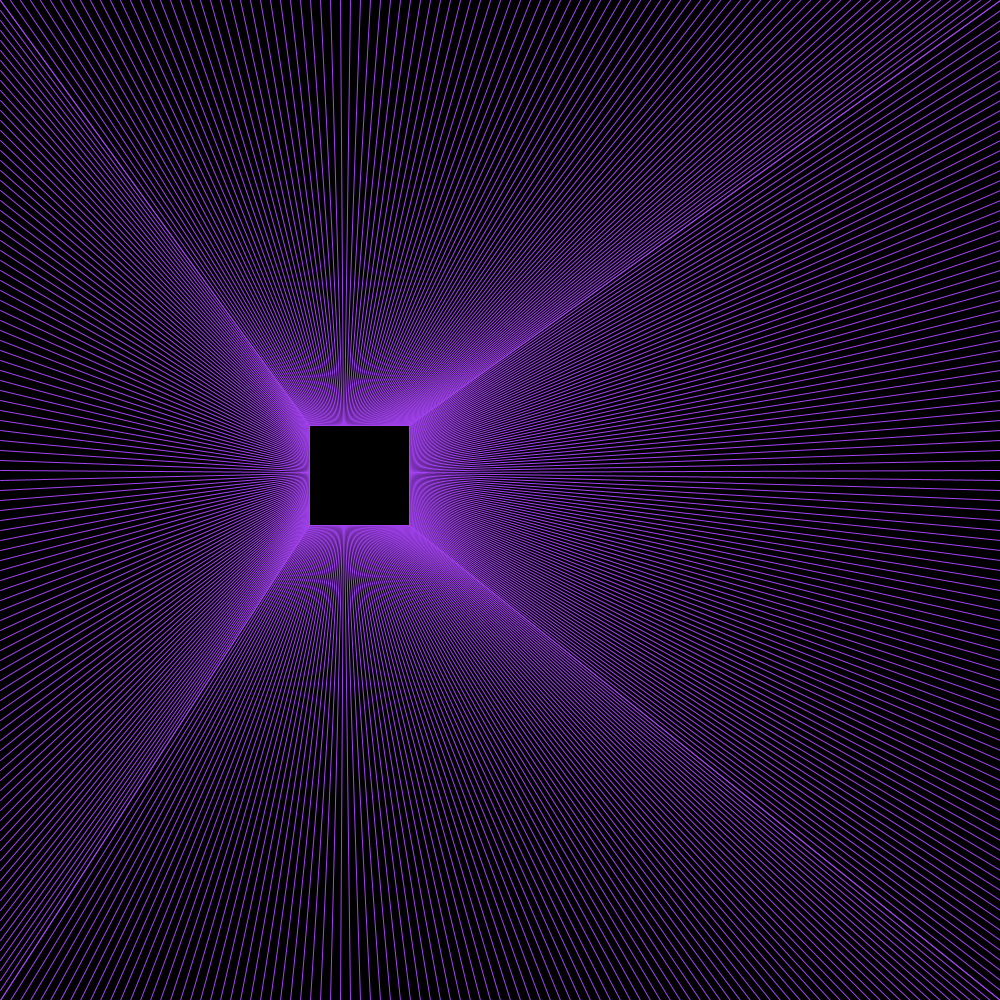
Frame 1 (no input)
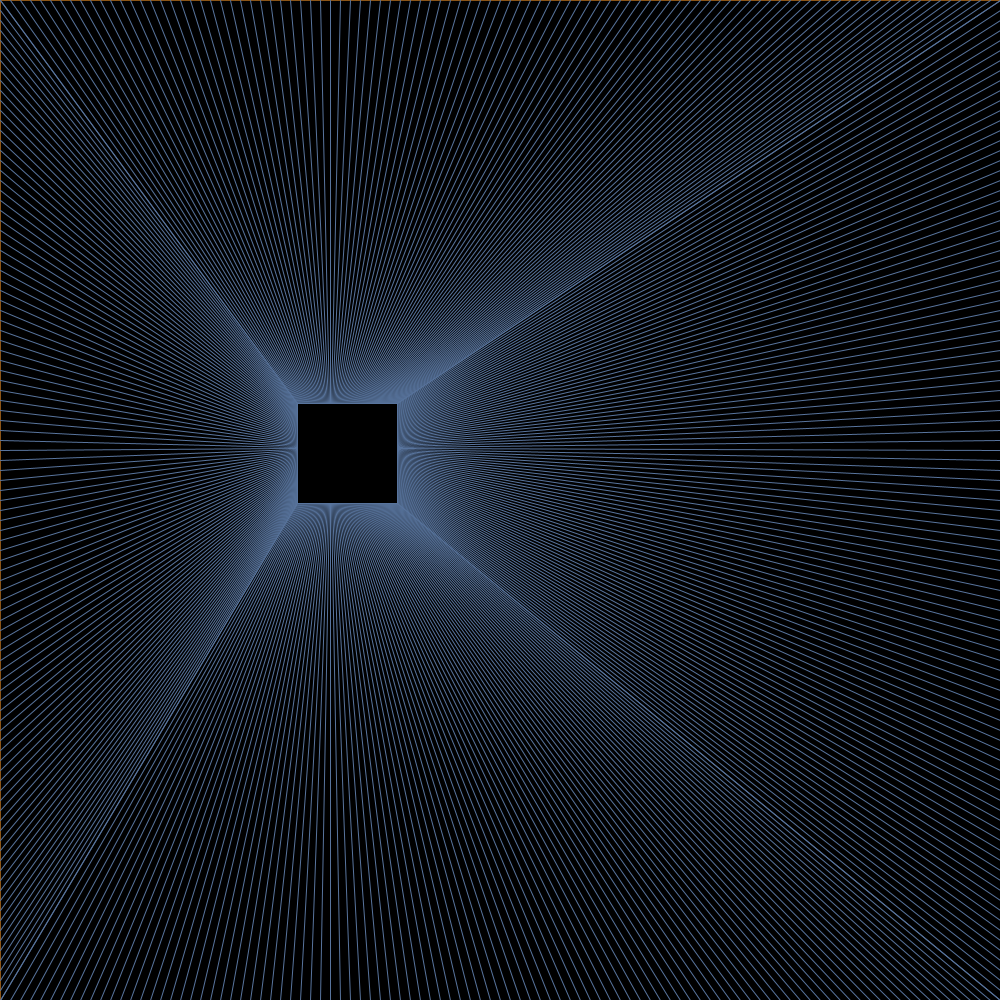
Frame 60 (the mouse pressed at the canvas centre just before this capture)
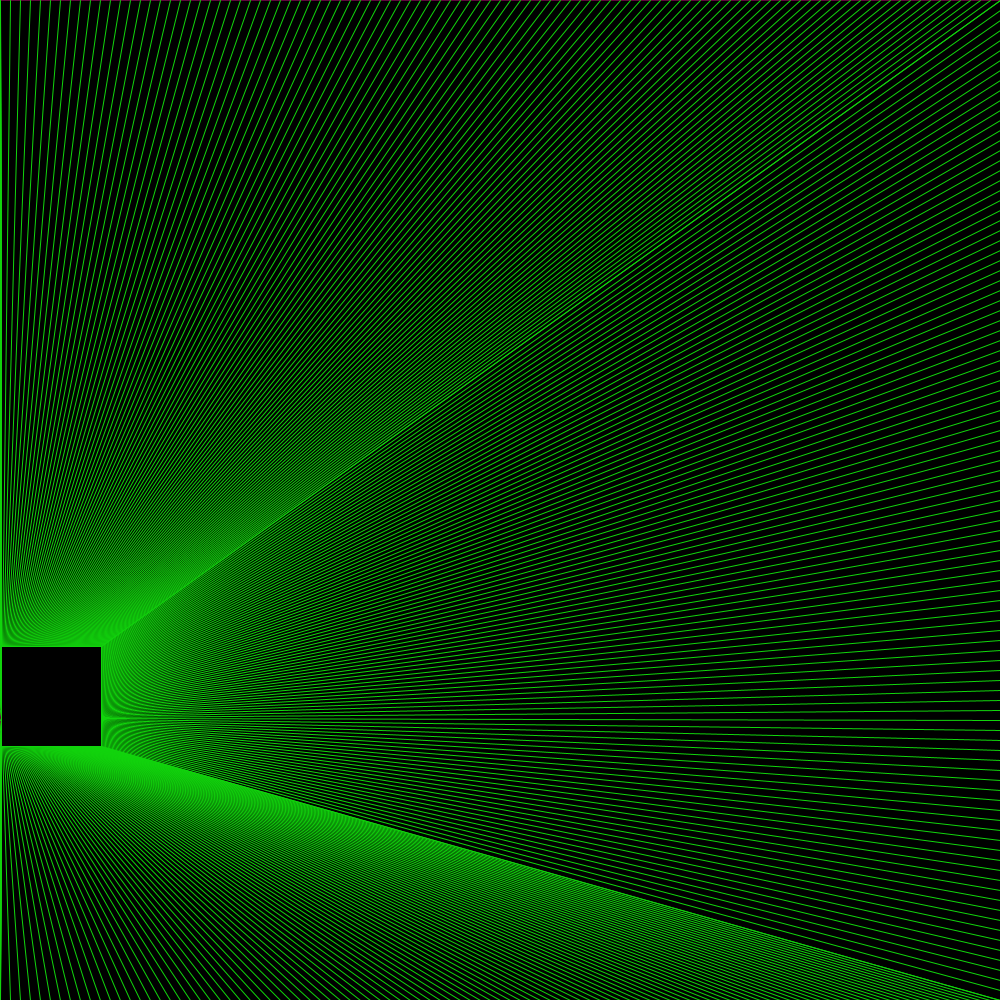
Frame 120 (the mouse held since frame 60 and released just before this capture)

The Processing sketch that drew these frames (run headless with seeded random() and noise(); from frame 60 on, the mouse is pressed at the canvas centre):

// Processing sketch: triiipy
// ── triiipy.pde
float converter;
float rT = random(0, 255), gT = random(0, 255), bT = random(0, 255);
//      rL = random(0, 255), gL = random(0, 255), bL = random(0, 255),
//      rR = random(0, 255), gR = random(0, 255), bR = random(0, 255), 
//      rB = random(0, 255), gB = random(0, 255), bB = random(0, 255);
int change = 0;
float speedX = random(5, 10);
float speedY = random(5, 10);
float posX = random(100, 900);
float posY = random(100, 900);

void setup()
  {
  smooth();
  size(1000, 1000);
  background(0);
  frameRate(15);
  fill(255);
  
  }
  
void draw()
  {
  fill(0);
  rect(0, 0, 1000, 1000); 
  noFill();
  //rect(posX - 50, posY - 50, 100, 100);  
  //TOP
  //color change stroke
  change++;
  if(change >= 30)
    {
      rT = random(0, 255); 
      gT = random(0, 255);
      bT = random(0, 255);
      //rR = random(0, 255); 
      //gR = random(0, 255);
      //bR = random(0, 255);
      //rB = random(0, 255); 
      //gB = random(0, 255);
      //bB = random(0, 255);
      //rL = random(0, 255); 
      //gL = random(0, 255);
      //bL = random(0, 255);
      speedX = random(-10, 10);
      speedY = random(-10, 10);
      change = 0;
    }
  stroke(rT, gT, bT);
  //stroke(rL, gL, bL);
  //stroke(rR, gR, bR);
  //stroke(rB, gB, bB);
  //Drawing the lines
  
  //rect(posX - 50, posY - 50, 100, 100);
  if(posX - 50 <= 0 || posX + 50 >= 1000)
    {
      speedX *= -1;
      rT = random(0, 255); 
      gT = random(0, 255);
      bT = random(0, 255);
      //rR = random(0, 255); 
      //gR = random(0, 255);
      //bR = random(0, 255);
      //rB = random(0, 255); 
      //gB = random(0, 255);
      //bB = random(0, 255);
      //rL = random(0, 255); 
      //gL = random(0, 255);
      //bL = random(0, 255);
      //stroke(rL, gL, bL);
      //stroke(rR, gR, bR);
      //stroke(rB, gB, bB);
      stroke(rT, gT, bT);
    }
    if(posY - 50 <= 0 || posY + 50 >= 1000)
    {
      speedY *= -1;
      //stroke(rL, gL, bL);
      //stroke(rR, gR, bR);
      //stroke(rB, gB, bB);
      stroke(rT, gT, bT);  
    }
  posX += speedX;
  posY += speedY;
  
  
  
  for(float x = 0.00; x <= 1000; x+=10)
    {
      converter = -50.0 + (100 * (x/1000));
      line(x , 0, posX + converter, posY - 50);
      line(0 , x, posX - 50, posY + converter);
      line(x , 1000, posX + converter, posY + 50);
      line(1000 , x, posX + 50, posY + converter);
      //stroke(255, 0, 0);
      //line(posX, posY-25, posX, posY+25);
      //line(posX-25, posY, posX+25, posY);
      
      fill(0);
      rect(posX - 50, posY - 50, 100, 100);
    }
  //////////////////////
  /*
  //TOP
  //color change stroke
  change++;
  if(change >= 60)
    {
      r = random(0, 255); 
      g = random(0, 255);
      b = random(0, 255);
      speedX = random(-10, 10);
      speedY = random(-10, 10);
      change = 0;
    }
  stroke(r, g, b);
  
  //Drawing the lines
  
  
  */
  }
  
  //line(0,0, mouseX - 50, mouseY - 50);
  //line(1000,0, mouseX + 50, mouseY - 50);
  //line(0,1000, mouseX - 50, mouseY + 50);
  //line(1000,1000, mouseX + 50, mouseY + 50);
